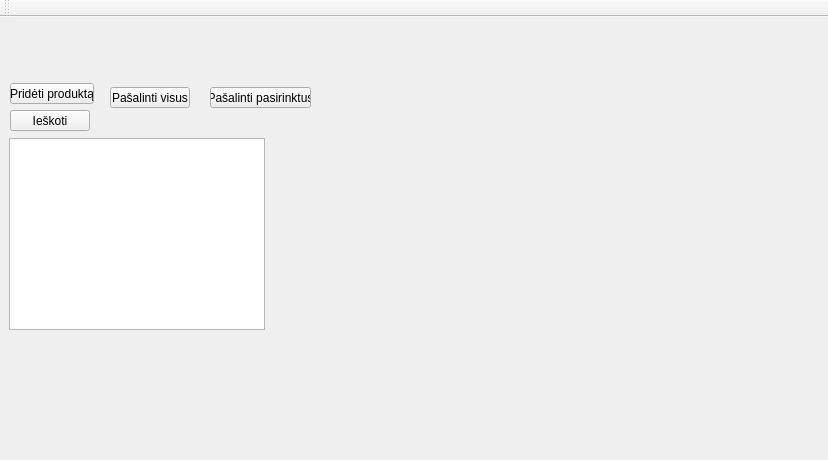
<?xml version="1.0" encoding="UTF-8"?>
<ui version="4.0">
 <class>MainWindow</class>
 <widget class="QMainWindow" name="MainWindow">
  <property name="geometry">
   <rect>
    <x>0</x>
    <y>0</y>
    <width>828</width>
    <height>460</height>
   </rect>
  </property>
  <property name="sizePolicy">
   <sizepolicy hsizetype="Expanding" vsizetype="Preferred">
    <horstretch>0</horstretch>
    <verstretch>0</verstretch>
   </sizepolicy>
  </property>
  <property name="windowTitle">
   <string>MainWindow</string>
  </property>
  <widget class="QWidget" name="centralWidget">
   <widget class="QTableWidget" name="tableWidget">
    <property name="geometry">
     <rect>
      <x>9</x>
      <y>121</y>
      <width>256</width>
      <height>192</height>
     </rect>
    </property>
   </widget>
   <widget class="QPushButton" name="removeAllButton">
    <property name="geometry">
     <rect>
      <x>110</x>
      <y>70</y>
      <width>80</width>
      <height>21</height>
     </rect>
    </property>
    <property name="text">
     <string>Pašalinti visus</string>
    </property>
   </widget>
   <widget class="QPushButton" name="removeSelectedButton">
    <property name="geometry">
     <rect>
      <x>210</x>
      <y>70</y>
      <width>101</width>
      <height>21</height>
     </rect>
    </property>
    <property name="text">
     <string>Pašalinti pasirinktus</string>
    </property>
   </widget>
   <widget class="QPushButton" name="addButton">
    <property name="geometry">
     <rect>
      <x>10</x>
      <y>66</y>
      <width>84</width>
      <height>21</height>
     </rect>
    </property>
    <property name="minimumSize">
     <size>
      <width>80</width>
      <height>21</height>
     </size>
    </property>
    <property name="text">
     <string>Pridėti produktą</string>
    </property>
   </widget>
   <widget class="QPushButton" name="search_button">
    <property name="geometry">
     <rect>
      <x>10</x>
      <y>93</y>
      <width>80</width>
      <height>21</height>
     </rect>
    </property>
    <property name="text">
     <string>Ieškoti</string>
    </property>
   </widget>
  </widget>
  <widget class="QMenuBar" name="menuBar">
   <property name="geometry">
    <rect>
     <x>0</x>
     <y>0</y>
     <width>828</width>
     <height>20</height>
    </rect>
   </property>
  </widget>
  <widget class="QToolBar" name="mainToolBar">
   <attribute name="toolBarArea">
    <enum>TopToolBarArea</enum>
   </attribute>
   <attribute name="toolBarBreak">
    <bool>false</bool>
   </attribute>
  </widget>
 </widget>
 <layoutdefault spacing="6" margin="11"/>
 <resources/>
 <connections/>
</ui>
